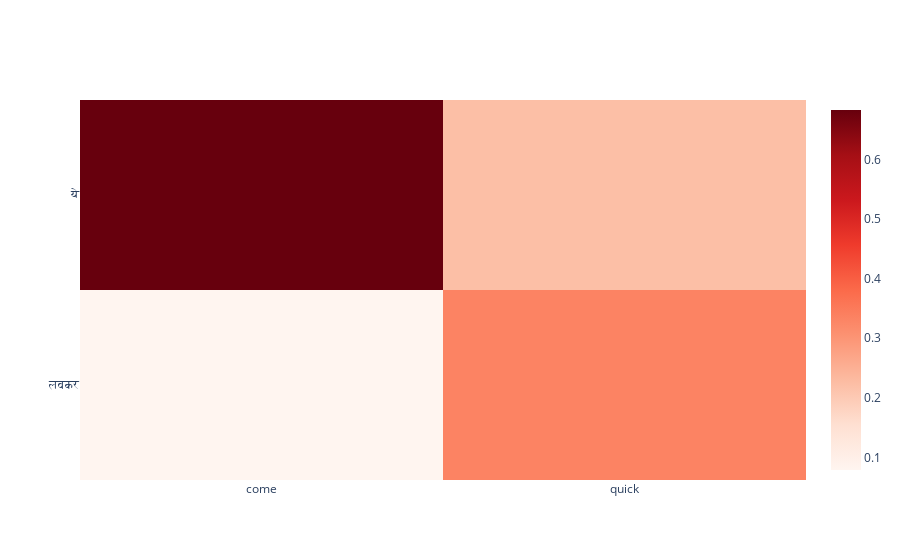

This figure's notebook cell:
### Code cell
predict_random_val_sentence()

### Figure 1 — Plotly figure (JSON) as saved in the notebook; plotly's stock layout.template omitted (floating-point values rounded to 4 significant figures)
{"data": [{"y": ["लवकर", "ये"], "x": ["come", "quick"], "z": [[0.07877, 0.3335], [0.6828, 0.2225]], "type": "heatmap", "colorscale": [[0, "rgb(255,245,240)"], [0.125, "rgb(254,224,210)"], [0.25, "rgb(252,187,161)"], [0.375, "rgb(252,146,114)"], [0.5, "rgb(251,106,74)"], [0.625, "rgb(239,59,44)"], [0.75, "rgb(203,24,29)"], [0.875, "rgb(165,15,21)"], [1, "rgb(103,0,13)"]]}], "layout": {}}
